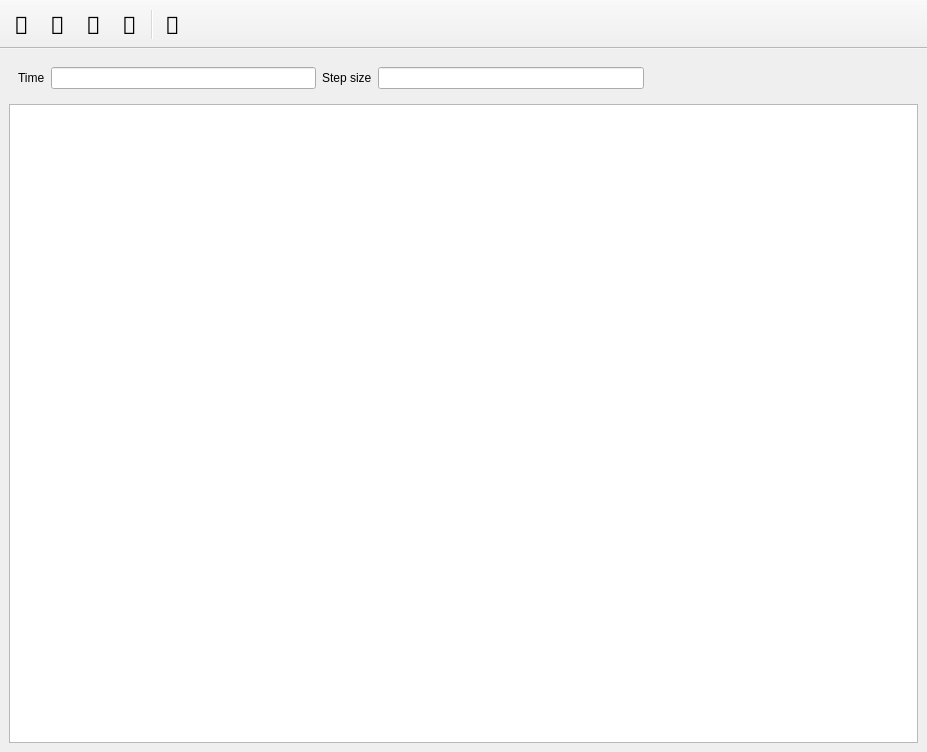
<?xml version="1.0" encoding="UTF-8"?>
<ui version="4.0">
 <author>GeometryFactory</author>
 <class>MainWindow</class>
 <widget class="QMainWindow" name="MainWindow">
  <property name="geometry">
   <rect>
    <x>0</x>
    <y>0</y>
    <width>927</width>
    <height>752</height>
   </rect>
  </property>
  <property name="windowTitle">
   <string>MWVD</string>
  </property>
  <widget class="QWidget" name="centralWidget">
   <layout class="QGridLayout">
    <item row="1" column="0">
     <widget class="QGraphicsView" name="graphicsView">
      <property name="mouseTracking">
       <bool>true</bool>
      </property>
      <property name="focusPolicy">
       <enum>Qt::StrongFocus</enum>
      </property>
      <property name="verticalScrollBarPolicy">
       <enum>Qt::ScrollBarAlwaysOff</enum>
      </property>
      <property name="horizontalScrollBarPolicy">
       <enum>Qt::ScrollBarAlwaysOff</enum>
      </property>
      <property name="transformationAnchor">
       <enum>QGraphicsView::NoAnchor</enum>
      </property>
     </widget>
    </item>
    <item row="0" column="0">
     <widget class="QWidget" name="widget" native="true">
      <layout class="QHBoxLayout" name="horizontalLayout">
       <item>
        <widget class="QLabel" name="label">
         <property name="text">
          <string>Time</string>
         </property>
        </widget>
       </item>
       <item>
        <widget class="QLineEdit" name="lineEditTime">
         <property name="readOnly">
          <bool>true</bool>
         </property>
        </widget>
       </item>
       <item>
        <widget class="QLabel" name="label_2">
         <property name="text">
          <string>Step size</string>
         </property>
        </widget>
       </item>
       <item>
        <widget class="QLineEdit" name="lineEditStepSize"/>
       </item>
       <item>
        <spacer name="horizontalSpacer">
         <property name="orientation">
          <enum>Qt::Horizontal</enum>
         </property>
         <property name="sizeHint" stdset="0">
          <size>
           <width>40</width>
           <height>20</height>
          </size>
         </property>
        </spacer>
       </item>
      </layout>
     </widget>
    </item>
   </layout>
  </widget>
  <widget class="QToolBar" name="toolBar">
   <property name="windowTitle">
    <string>toolBar</string>
   </property>
   <property name="movable">
    <bool>false</bool>
   </property>
   <property name="floatable">
    <bool>true</bool>
   </property>
   <attribute name="toolBarArea">
    <enum>TopToolBarArea</enum>
   </attribute>
   <attribute name="toolBarBreak">
    <bool>false</bool>
   </attribute>
   <addaction name="actionPrevEv"/>
   <addaction name="actionDecrTime"/>
   <addaction name="actionIncrTime"/>
   <addaction name="actionNextEv"/>
   <addaction name="separator"/>
   <addaction name="actionToggleVorDiag"/>
  </widget>
  <action name="actionIncrTime">
   <property name="text">
    <string></string>
   </property>
   <property name="toolTip">
    <string>Increase time</string>
   </property>
   <property name="font">
    <font>
     <family>FontAwesome</family>
     <pointsize>18</pointsize>
    </font>
   </property>
   <property name="shortcut">
    <string>+</string>
   </property>
  </action>
  <action name="actionDecrTime">
   <property name="text">
    <string></string>
   </property>
   <property name="toolTip">
    <string>Decrease time</string>
   </property>
   <property name="font">
    <font>
     <family>FontAwesome</family>
     <pointsize>18</pointsize>
    </font>
   </property>
   <property name="shortcut">
    <string>-</string>
   </property>
  </action>
  <action name="actionNextEv">
   <property name="text">
    <string></string>
   </property>
   <property name="toolTip">
    <string>Next event</string>
   </property>
   <property name="font">
    <font>
     <family>FontAwesome</family>
     <pointsize>18</pointsize>
    </font>
   </property>
   <property name="shortcut">
    <string>N</string>
   </property>
  </action>
  <action name="actionPrevEv">
   <property name="text">
    <string></string>
   </property>
   <property name="toolTip">
    <string>Previous event</string>
   </property>
   <property name="font">
    <font>
     <family>FontAwesome</family>
     <pointsize>18</pointsize>
    </font>
   </property>
   <property name="shortcut">
    <string>P</string>
   </property>
  </action>
  <action name="actionToggleVorDiag">
   <property name="text">
    <string></string>
   </property>
   <property name="toolTip">
    <string>Toggle Voronoi diagram</string>
   </property>
   <property name="font">
    <font>
     <family>FontAwesome</family>
     <pointsize>18</pointsize>
    </font>
   </property>
   <property name="shortcut">
    <string>V</string>
   </property>
  </action>
 </widget>
 <resources/>
 <connections/>
</ui>
